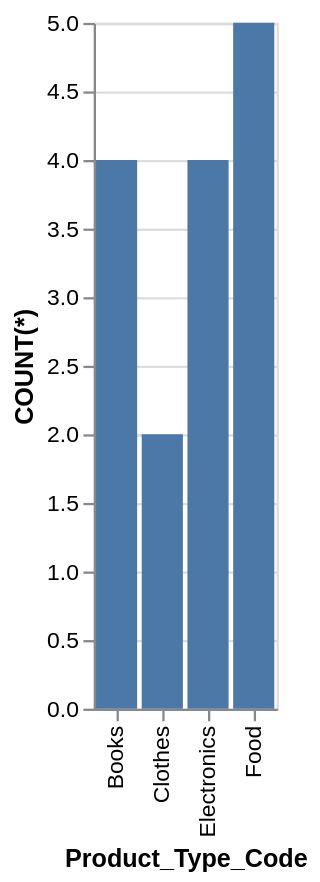

Vega-Lite specification stored for this chart:
### Vega-Lite specification from a JSON file in a GitHub repository (floating-point values rounded to 4 significant figures)
{"data": {"values": [{"x_data": "Books", "y_data": 4}, {"x_data": "Clothes", "y_data": 2}, {"x_data": "Electronics", "y_data": 4}, {"x_data": "Food", "y_data": 5}]}, "mark": "bar", "encoding": {"x": {"field": "x_data", "type": "nominal", "title": "Product_Type_Code", "sort": "ascending"}, "y": {"field": "y_data", "type": "quantitative", "title": "COUNT(*)"}}}
